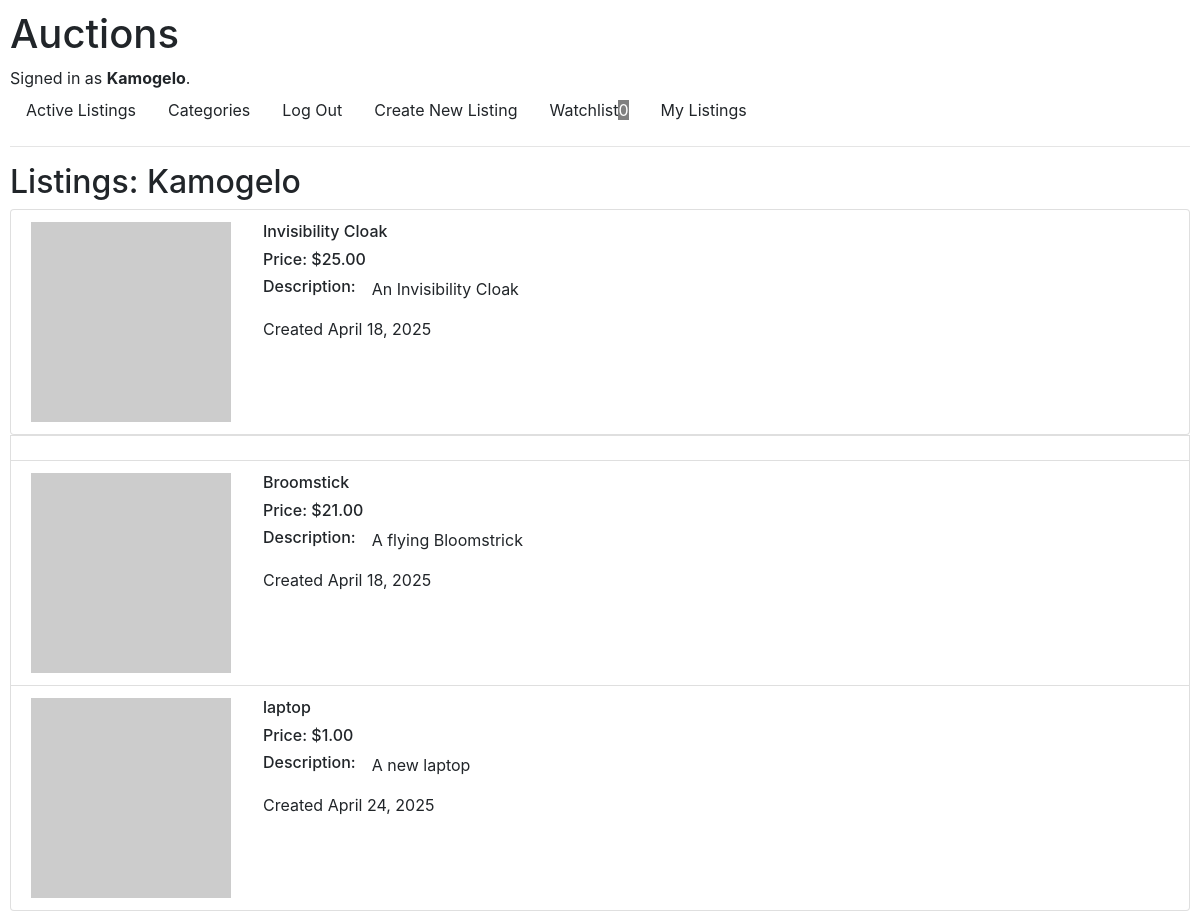
Screenshot of /mylistings (signed in) with the database file from the repository.
### auctions/models.py (models this page shows)
class User(AbstractUser):
    watchlist = models.ManyToManyField("Listing", related_name="watchlist", blank=True)
    pass

class Listing(models.Model):
    user = models.ForeignKey(User, on_delete=models.CASCADE, related_name="creator")
    title = models.CharField(max_length=100)
    description = models.TextField()
    starting_bid = models.DecimalField(max_digits=10, decimal_places=2)
    current_bid = models.DecimalField(
        blank=True, null=True, max_digits=10, decimal_places=2
    )
    image_url = models.URLField(blank=True, null=True)
    category = models.CharField(max_length=100, blank=True, null=True)
    active = models.BooleanField(default=True)
    winner = models.ForeignKey(
        User, on_delete=models.CASCADE, related_name="winner", blank=True, null=True
    )
    date = models.DateField(auto_now_add=True)

### auctions/views.py (the view)
# urls.py: path("mylistings", views.my_listings, name="mylistings")
@login_required
def my_listings(request):
    return render(request, "auctions/index.html", {
        'listings': Listing.objects.filter(user=request.user),
        'title': f"Listings: {request.user.username}"
    })

### auctions/templates/auctions/index.html (shortened to what this page needs)
{% extends "auctions/layout.html" %}
{% block body %}
<h2>{{title}}</h2>
<div class="list-group">
  {% for listing in listings %}
    <a href="{% url 'listing' id=listing.id %}"
    <div class="list-group-item" style="display: flex; flex-wrap: wrap; gap: 2rem;">
      <img class="img-responsive item-img lazy" src="{{listing.image_url}}" />
      <div>
        <h6>{{listing.title}}
        {% if listing.current_bid %}
          <h6>Price: ${{listing.current_bid}}</h6>
        {% else %}
          <h6>Price: ${{listing.starting_bid}}</h6>
        {% endif%}
        <div style="display: flex; flex-wrap: wrap; gap: 1rem">
          <h6>Description: </h6>
          <p>{{listing.description }}</p>
        </div>
        <p>Created {{listing.date}}</p>
      </div>
    </div>
    </a>
  {% endfor %}
{% endblock %}

### auctions/templates/auctions/layout.html (shortened to what this page needs)
{% load static %}
<!DOCTYPE html>
<html lang="en">
    <head>
        <link rel="stylesheet" href="https://stackpath.bootstrapcdn.com/bootstrap/4.4.1/css/bootstrap.min.css">
        <link href="{% static 'auctions/styles.css' %}" rel="stylesheet">
    </head>
    <body>
        <h1>Auctions</h1>
        <div>
            {% if user.is_authenticated %}
                Signed in as <strong>{{ user.username }}</strong>.
            {% else %}
                Not signed in.
            {% endif %}
        </div>
        <ul class="nav">
            <li class="nav-item">
                <a class="nav-link" href="{% url 'index' %}">Active Listings</a>
            </li>
            <li class="nav-item">
              <a class="nav-link" href="{% url 'categories' %}">Categories</a>
            </li>
            {% if user.is_authenticated %}
                <li class="nav-item">
                    <a class="nav-link" href="{% url 'logout' %}">Log Out</a>
                </li>
                <li class="nav-item">
                  <a class="nav-link" href="{% url 'create' %}">Create New Listing</a>
                </li>
                <li class="nav-item">
                  <a class="nav-link" href="{% url 'watchlist'%}">Watchlist<span style="background-color: gray; color: white">{{user.watchlist.count}}</span></a>
                </li>
                <li class="nav-item">
                  <a class="nav-link" href="{% url 'mylistings' %}">My Listings</a>
                </li>
            {% endif %}
        </ul>
        <hr>
        {% block body %}
        {% endblock %}
    </body>
</html>

### auctions/static/auctions/styles.css (style rules this page uses)
*, *::before, *::after { box-sizing: border-box; }
* { margin: 0; }
body { line-height: 1.5; -webkit-font-smoothing: antialiased; }
img, picture, video, canvas, svg { display: block; max-width: 100%; }
p, h1, h2, h3, h4, h5, h6 { overflow-wrap: break-word; }
p { text-wrap: pretty; font-size: 1rem; }
h1, h2, h3, h4, h5, h6 { text-wrap: balance; }
a { text-decoration: none; color: inherit }
body { padding: 10px; }

### rows the page displays
User: username "Kamogelo", watchlist.count "0"
Listing: title "Invisibility Cloak", current_bid "25.00", description "An Invisibility Cloak", date "April 18, 2025"
Listing: title "Broomstick", current_bid "21.00", description "A flying Bloomstrick", date "April 18, 2025"
Listing: title "laptop", starting_bid "1.00", description "A new laptop", date "April 24, 2025"

### other values shown
{{ title }} "Listings: Kamogelo"
